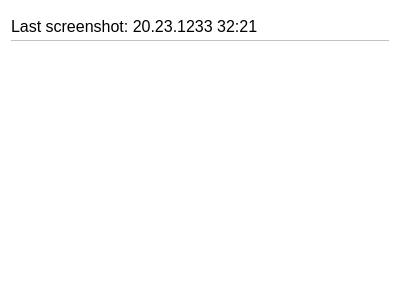
<?xml version="1.0" encoding="UTF-8"?>
<ui version="4.0">
 <class>Dialog</class>
 <widget class="QDialog" name="Dialog">
  <property name="geometry">
   <rect>
    <x>0</x>
    <y>0</y>
    <width>400</width>
    <height>300</height>
   </rect>
  </property>
  <property name="minimumSize">
   <size>
    <width>400</width>
    <height>300</height>
   </size>
  </property>
  <property name="maximumSize">
   <size>
    <width>400</width>
    <height>300</height>
   </size>
  </property>
  <property name="windowTitle">
   <string>Dialog</string>
  </property>
  <property name="styleSheet">
   <string notr="true">background-color: rgb(255, 255, 255);</string>
  </property>
  <layout class="QVBoxLayout" name="verticalLayout">
   <item>
    <widget class="QLabel" name="title">
     <property name="minimumSize">
      <size>
       <width>0</width>
       <height>30</height>
      </size>
     </property>
     <property name="maximumSize">
      <size>
       <width>16777215</width>
       <height>30</height>
      </size>
     </property>
     <property name="styleSheet">
      <string notr="true">color: #000;
border-bottom: 1px solid silver;
font-size: 16px;</string>
     </property>
     <property name="text">
      <string>Last screenshot: 20.23.1233 32:21</string>
     </property>
    </widget>
   </item>
   <item>
    <widget class="QLabel" name="screenshot">
     <property name="text">
      <string/>
     </property>
    </widget>
   </item>
  </layout>
 </widget>
 <resources/>
 <connections/>
</ui>
